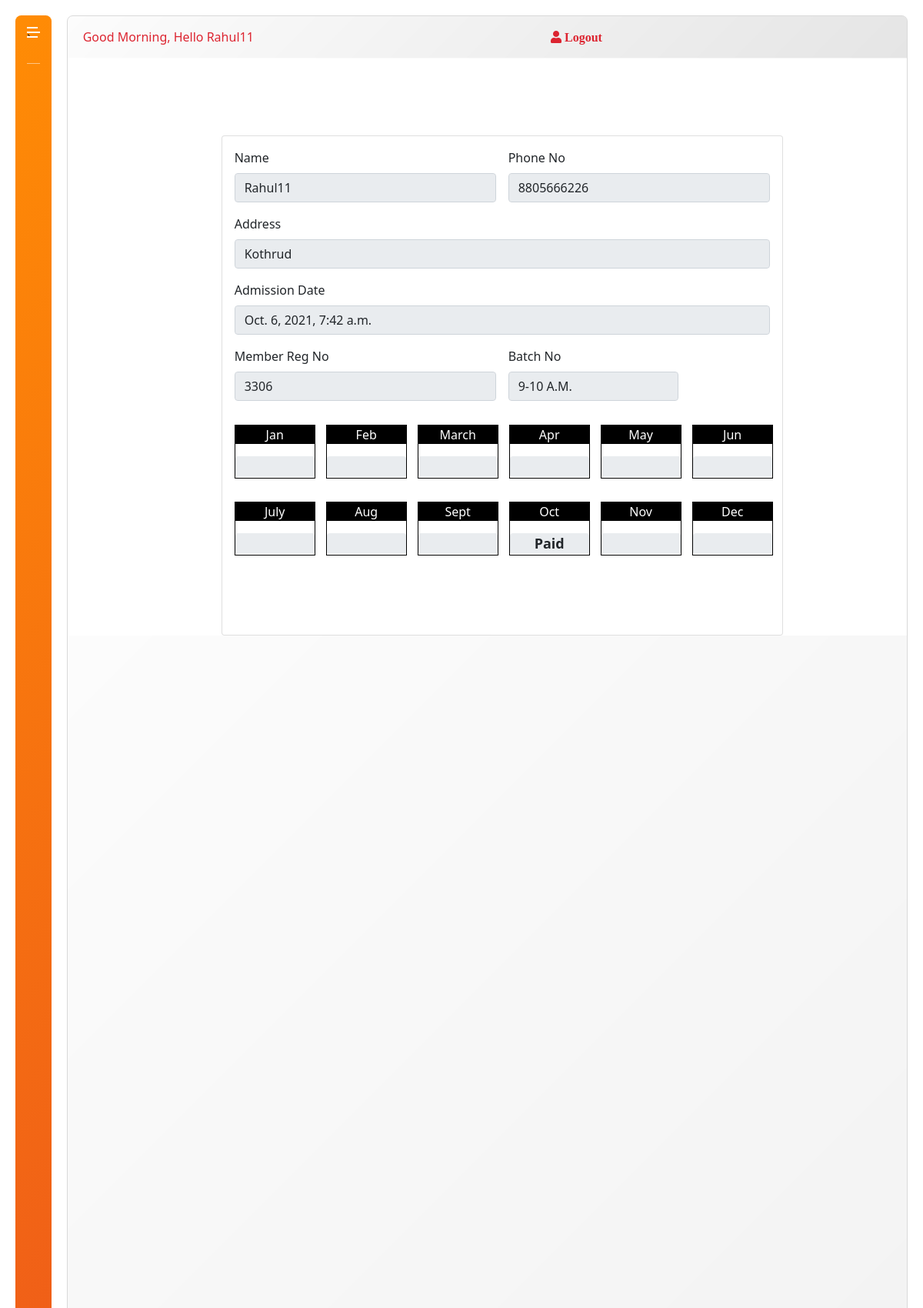
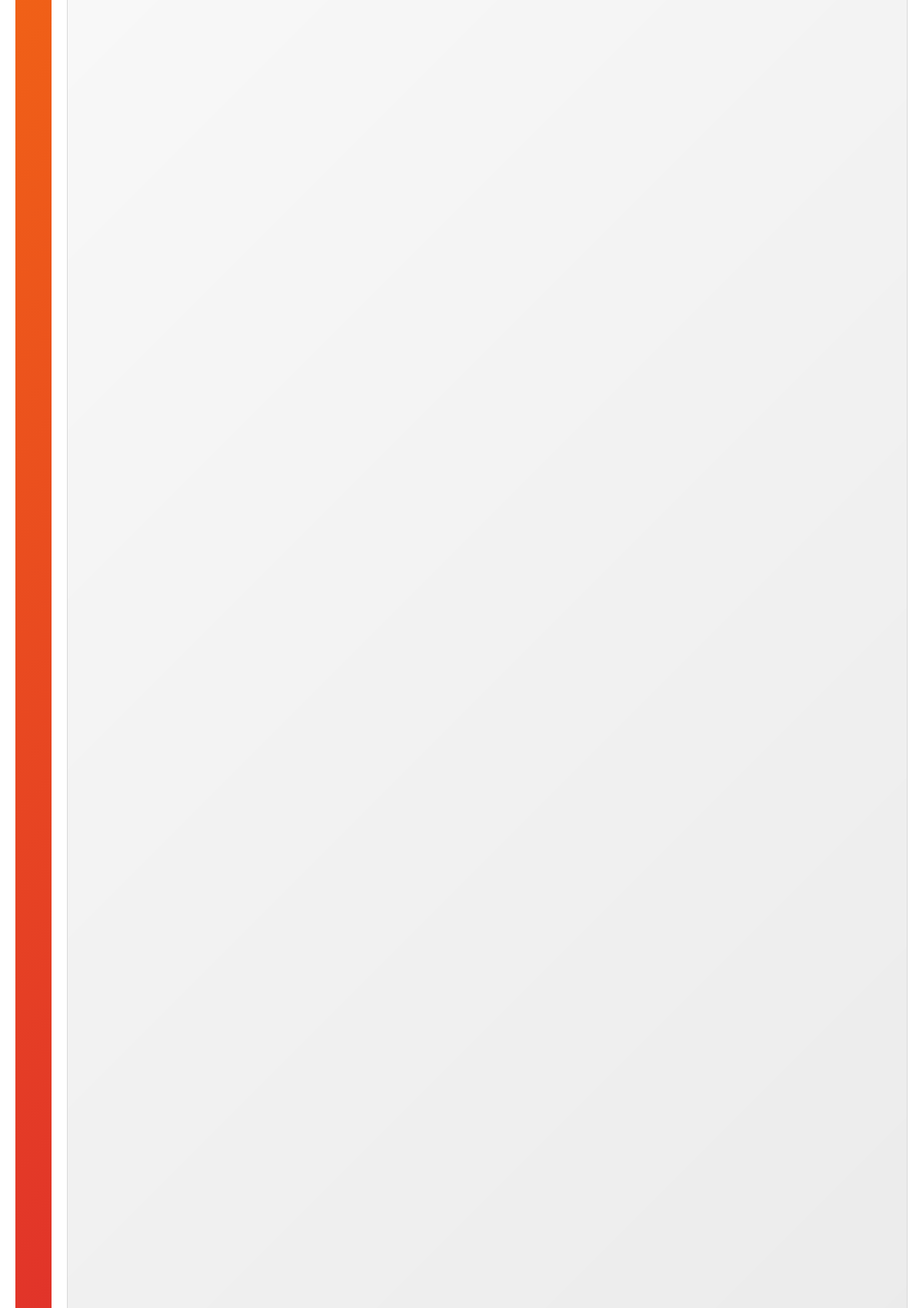
The app's page /saigym/memberCard/ (signed in, upper part) with its own data (2 pictures, top to bottom).
### saigym/models.py (models this page shows, shortened)
class Card(models.Model):
    user = models.ForeignKey(
        User, on_delete=models.CASCADE, default=True, related_name='card')
    name = models.CharField(max_length=50, default=" ", null=True, blank=True)
    phone = models.IntegerField(default=1)
    address = models.CharField(max_length=20, null=True, blank=True)
    admission = models.DateTimeField(auto_now_add=True, null=True)
    regno = models.IntegerField(default=1)
    select = models.CharField(max_length=20, null=True, blank=True)
    jan = models.CharField(max_length=10, null=True, blank=True)
    feb = models.CharField(max_length=10, null=True, blank=True)
    mar = models.CharField(max_length=10, null=True, blank=True)
    apr = models.CharField(max_length=10, null=True, blank=True)
    may = models.CharField(max_length=10, null=True, blank=True)
    jun = models.CharField(max_length=10, null=True, blank=True)
    july = models.CharField(max_length=10, null=True, blank=True)
    aug = models.CharField(max_length=10, null=True, blank=True)
    sept = models.CharField(max_length=10, null=True, blank=True)
    octt = models.CharField(max_length=10, null=True, blank=True)
    nov = models.CharField(max_length=10, null=True, blank=True)
    dec = models.CharField(max_length=10, null=True, blank=True)

### saigym/views.py (the view)
# urls.py: path("memberCard/", views.memberCard, name="memberCard"),
def memberCard(request):
    member = Card.objects.filter(user=request.user)
    return render(request, 'saigym/memberCard.html', {"Card": member})

### saigym/templates/saigym/memberCard.html (shortened to what this page needs)
{% extends 'saigym/memberLogin.html' %}
{% block member %}
<head>
  <link href="https://cdn.jsdelivr.net/npm/bootstrap@5.0.2/dist/css/bootstrap.min.css" rel="stylesheet"
>
  <link rel="stylesheet"
    href="https://maxst.icons8.com/vue-static/landings/line-awesome/line-awesome/1.3.0/css/line-awesome.min.css">
</head>
<div class="card" id="print">
  <div class="card-body">
    <form class="row g-3" method="post">
      <div class="col-md-6">
        <label for="inputEmail4" class="form-label">Name</label>
        <input type="text" class="form-control" id="inputEmail4" value="{{ user.username }}" disabled>
      </div>
      <div class="col-md-6">
        <label for="inputPassword4" class="form-label">Phone No</label>
        {% for i in Card %}
        <input type="text" class="form-control" id="inputPassword4" value="{{ i.phone }}" disabled>
        {% endfor %}
      </div>
      <div class="col-12">
        <label for="inputAddress" class="form-label">Address</label>
        {% for i in Card %}
        <input type="text" class="form-control" id="inputAddress" value="{{ i.address }}" disabled>
        {% endfor %}
      </div>
      <div class="col-12">
        <label for="inputAddress" class="form-label">Admission Date</label>
        {% for i in Card %}
        <input type="text" class="form-control" id="admissiondate" placeholder="" value="{{ i.admission }}" disabled>
        {% endfor %}
      </div>
      <div class="col-md-6">
        <label for="inputCity" class="form-label">Member Reg No</label>
        {% for i in Card %}
        <input type="text" class="form-control" id="mno" value="{{ i.regno }}" disabled>
        {% endfor %}
      </div>
      <div class="col-md-4">
        <label for="inputState" class="form-label">Batch No</label>
        {% for i in Card %}
        <input type="text" class="form-control" id="mno" value="{{ i.select }}" disabled>
        {% endfor %}
      </div>
      <div class="col-12">
        <div class="months">
          <div class="month-name">
            {% for i in Card %}
            <div>
              <p>Jan</p><input type="text" class="form-control" maxlength="10" value="{{ i.jan }}" disabled
                style="padding: 0; text-align:center; border: 0; font-size: 18px; font-weight: bold; " />
            </div>
            <div>
              <p>Feb</p><input type="text" class="form-control" maxlength="10" value="{{ i.feb }}" disabled
                style="padding: 0; text-align:center; border: 0; font-size: 18px; font-weight: bold;" />
            </div>
            <div>
              <p>March </p><input type="text" class="form-control" maxlength="10" value="{{ i.mar }}" disabled
                style="padding: 0; text-align:center; border: 0; font-size: 18px; font-weight: bold;" />
            </div>
            <div>
              <p>Apr </p><input type="text" class="form-control" maxlength="10" value="{{ i.apr }}" disabled
                style="padding: 0; text-align:center; border: 0; font-size: 18px; font-weight: bold;" />
            </div>
            <div>
              <p>May </p><input type="text" class="form-control" maxlength="10" value="{{ i.may }}" disabled
                style="padding: 0; text-align:center; border: 0; font-size: 18px; font-weight: bold;" />
            </div>
            <div>
              <p>Jun</p><input type="text" class="form-control" maxlength="10" value="{{ i.jun }}" disabled
                style="padding: 0; text-align:center; border: 0; font-size: 18px; font-weight: bold;" />
            </div>
            <div>
              <p>July</p><input type="text" class="form-control" maxlength="10" value="{{ i.july }}" disabled
                style="padding: 0; text-align:center; border: 0; font-size: 18px; font-weight: bold;" />
            </div>
            <div>
              <p>Aug</p><input type="text" class="form-control" maxlength="10" value="{{ i.aug }}" disabled
                style="padding: 0; text-align:center; border: 0; font-size: 18px; font-weight: bold;" />
            </div>
            <div>
              <p>Sept</p><input type="text" class="form-control" maxlength="10" value="{{ i.sept }}" disabled
                style="padding: 0; text-align:center; border: 0; font-size: 18px; font-weight: bold;" />
            </div>
            <div>
              <p>Oct </p><input type="text" class="form-control" maxlength="10" value="{{ i.octt }}" disabled
                style="padding: 0; text-align:center; border: 0; font-size: 18px; font-weight: bold;" />
            </div>
            <div>
              <p>Nov</p><input type="text" class="form-control" maxlength="10" value="{{ i.nov }}" disabled
                style="padding: 0; text-align:center; border: 0; font-size: 18px; font-weight: bold;" />
            </div>
            <div>
              <p>Dec</p><input type="text" class="form-control" maxlength="10" value="{{ i.dec }}" disabled
                style="padding: 0; text-align:center; border: 0; font-size: 18px; font-weight: bold;" />
            </div>
          </div>
          {% endfor %}
        </div>
        <br>
      </div>
    </form>
  </div>
</div>
</body>
{% endblock %}

### saigym/templates/saigym/memberLogin.html (shortened to what this page needs)
<html>
{% load static %}
<head>
    <link rel="stylesheet" href='{% static "saigym/css/style1.css" type="text/css"> %}'>
     <link rel="stylesheet" href='{% static "saigym/css/font-awesome.min.css" %}' type="text/css">
    <link rel="stylesheet" href="https://cdnjs.cloudflare.com/ajax/libs/font-awesome/5.15.4/css/fontawesome.min.css" />
    <link rel="stylesheet" href="https://cdnjs.cloudflare.com/ajax/libs/font-awesome/5.15.4/css/all.min.css" />
        <link rel="stylesheet" href="https://maxst.icons8.com/vue-static/landings/line-awesome/line-awesome/1.3.0/css/line-awesome.min.css">
</head>
<body>
    <div class="menu">
        <div class="heading">`
            <div class="menu-icon js-toggle-menu">
                <span></span>
                <span></span>
                <span></span>
            </div>
        </div>
    </div>
    <div class="content" style="overflow: scroll;">
        <div class="header">
            <p><span id="time"></span> Hello  {{ user.username }}   </p>
            <a href="/saigym/adminLogout"><i class="fas fa-user"> Logout</i></a><br>
        </div>
      <div>
        {% block member %}
        {% endblock %}
        <div class="body">
        </div>
</body>
</html>

### saigym/static/saigym/css/style1.css (style rules this page uses)
* { box-sizing: border-box; }
body { height: 100%; width: 100%; padding: 20px; margin: 0; display: flex; font-family: 'Assistant', sans-serif; }
.menu { border-radius: 7.5px; background: -webkit-linear-gradient(-45deg, #ff8c05 0%, #dc2430 100%); min-height: calc(100vh - 40px); padding: 15px 15px 0; width: 50px; transition: width 0.25s; overflow: hidden; display: inline-block; }
.menu .heading { padding: 0 0 15px; margin-bottom: 10px; position: relative; display: flex; align-items: center; justify-content: space-between; overflow: hidden; border-bottom: 1px solid rgba(255, 255, 255, 0.5); }
.menu .heading .menu-icon { position: absolute; right: 0; top: 0; cursor: pointer; height: 14px; width: 20px; }
.menu .heading .menu-icon span { transition: transform 0.25s, right 0.25s; }
.menu .heading .menu-icon span:first-child { transform-origin: top right; }
.menu .heading .menu-icon span:last-child { transform-origin: bottom right; }
.menu .heading .menu-icon span:first-child, .menu .heading .menu-icon span:last-child { position: relative; right: 3px; }
.menu .heading .menu-icon span { width: 100%; height: 2px; display: block; margin-bottom: 4px; background-color: white; }
.content { border: 1px solid rgba(0, 0, 0, 0.15); display: flex; flex-wrap: wrap; flex-grow: 1; margin-left: 20px; border-radius: 7.5px; overflow: hidden; }
.content .header { width: 100%; min-height: 50px; display: flex; flex-wrap: wrap; align-items: center; justify-content: space-between; border-bottom: 1px solid rgba(255, 255, 255, 0.5); padding: 10px 20px; background: -webkit-linear-gradient(-45deg, rgba(0, 0, 0, 0.01) 0%, rgba(0, 0, 0, 0.1) 100%); }
.content .header p, .content .header a { margin: 5px 0; color: #dc2430; }
.content .header p { margin-right: 10px; }
.content .header a { color: #dc2430; }
.content .body { padding: 20px; display: flex; width: 100%; background: -webkit-linear-gradient(-45deg, rgba(0, 0, 0, 0.01) 0%, rgba(0, 0, 0, 0.1) 100%); height: 100%; }

### saigym/templates/saigym/memberCard.html (style rules this page uses)
.card { margin-top: 100px; width: 730px; height: 650px; margin-left: 200px; }
.months>div { display: flex; height: 200px; width: 700px; align-items: center; flex-wrap: wrap; justify-content: space-between; }
.month-name>div { display: inline; height: 70px; width: 80px; border: 1px black solid; justify-content: center; text-align: center; flex-basis: 15%; flex-grow: 0; flex-shrink: 0; }
.month-name div p { background-color: black; color: #fff; }

### records on screen
Card: phone "8805666226", address "Kothrud", admission "Oct. 6, 2021, 7:42 a.m.", regno "3306", select "9-10 A.M.", octt "Paid"

### other values on screen
{{ user.username }} "Rahul11"
